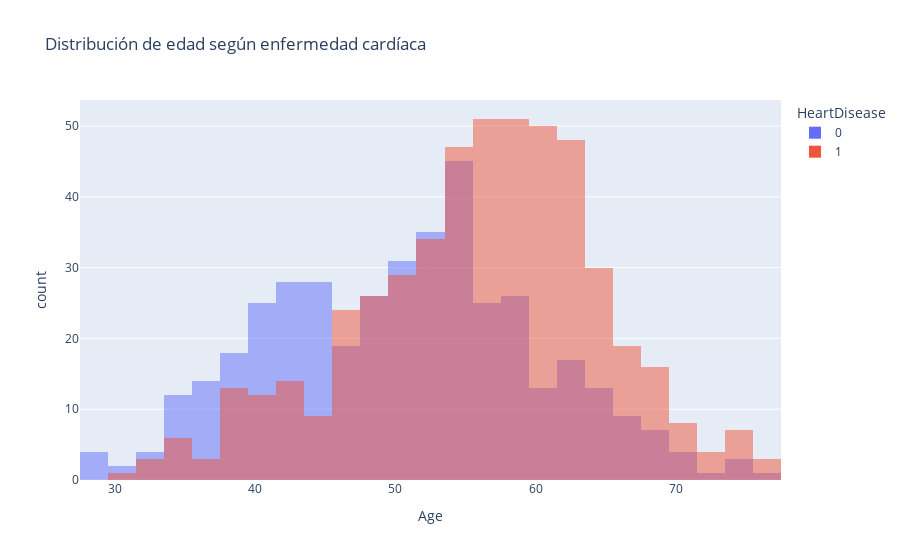

Write notebook code for a chart like this one.
### Code cell
import plotly.express as px

fig = px.histogram(
    df,
    x="Age",
    color="HeartDisease",
    title="Distribución de edad según enfermedad cardíaca",
    barmode="overlay"
)

fig.show()

### Figure 1 — Plotly figure (JSON) as saved in the notebook; plotly's stock layout.template omitted (floating-point values rounded to 4 significant figures; data arrays with more than 128 entries replaced by an {"elided": "..."} marker saying what was removed)
{"data": [{"bingroup": "x", "hovertemplate": "HeartDisease=0<br>Age=%{x}<br>count=%{y}<extra></extra>", "legendgroup": "0", "marker": {"color": "#636efa", "opacity": 0.5, "pattern": {"shape": ""}}, "name": "0", "orientation": "v", "showlegend": true, "type": "histogram", "x": {"elided": "410 int values"}, "xaxis": "x", "yaxis": "y"}, {"bingroup": "x", "hovertemplate": "HeartDisease=1<br>Age=%{x}<br>count=%{y}<extra></extra>", "legendgroup": "1", "marker": {"color": "#EF553B", "opacity": 0.5, "pattern": {"shape": ""}}, "name": "1", "orientation": "v", "showlegend": true, "type": "histogram", "x": {"elided": "508 int values"}, "xaxis": "x", "yaxis": "y"}], "layout": {"barmode": "overlay", "legend": {"title": {"text": "HeartDisease"}, "tracegroupgap": 0}, "title": {"text": "Distribución de edad según enfermedad cardíaca"}, "xaxis": {"anchor": "y", "domain": [0, 1], "title": {"text": "Age"}}, "yaxis": {"anchor": "x", "domain": [0, 1], "title": {"text": "count"}}}}
